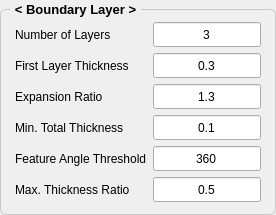
                <widget class="QGroupBox" name="groupBox_15">
                 <property name="enabled">
                  <bool>true</bool>
                 </property>
                 <property name="font">
                  <font>
                   <pointsize>10</pointsize>
                   <bold>true</bold>
                  </font>
                 </property>
                 <property name="styleSheet">
                  <string notr="true">QGroupBox {
    border: 1px solid;
    border-radius: 6;
    margin-top: 9;
    border-color : #c8c8c8;
	padding: 3;   
}
QGroupBox::title {
    subcontrol-origin: margin;
    subcontrol-position: top left;
    left: 10;
    padding: 2 3;
}</string>
                 </property>
                 <property name="title">
                  <string>&lt; Boundary Layer &gt;</string>
                 </property>
                 <property name="checkable">
                  <bool>false</bool>
                 </property>
                 <property name="checked">
                  <bool>false</bool>
                 </property>
                 <layout class="QGridLayout" name="gridLayout_13" columnstretch="1,0">
                  <property name="topMargin">
                   <number>9</number>
                  </property>
                  <property name="bottomMargin">
                   <number>9</number>
                  </property>
                  <item row="2" column="0">
                   <widget class="QLabel" name="label_63">
                    <property name="font">
                     <font>
                      <pointsize>9</pointsize>
                      <bold>false</bold>
                     </font>
                    </property>
                    <property name="text">
                     <string>First Layer Thickness</string>
                    </property>
                   </widget>
                  </item>
                  <item row="4" column="1">
                   <widget class="QLineEdit" name="edit_boundary_layer_4">
                    <property name="sizePolicy">
                     <sizepolicy hsizetype="Expanding" vsizetype="Fixed">
                      <horstretch>0</horstretch>
                      <verstretch>0</verstretch>
                     </sizepolicy>
                    </property>
                    <property name="minimumSize">
                     <size>
                      <width>0</width>
                      <height>25</height>
                     </size>
                    </property>
                    <property name="font">
                     <font>
                      <pointsize>9</pointsize>
                      <bold>false</bold>
                     </font>
                    </property>
                    <property name="text">
                     <string>0.1</string>
                    </property>
                    <property name="alignment">
                     <set>Qt::AlignmentFlag::AlignCenter</set>
                    </property>
                   </widget>
                  </item>
                  <item row="6" column="0">
                   <widget class="QLabel" name="label_62">
                    <property name="font">
                     <font>
                      <pointsize>9</pointsize>
                      <bold>false</bold>
                     </font>
                    </property>
                    <property name="text">
                     <string>Max. Thickness Ratio</string>
                    </property>
                   </widget>
                  </item>
                  <item row="4" column="0">
                   <widget class="QLabel" name="label_60">
                    <property name="font">
                     <font>
                      <pointsize>9</pointsize>
                      <bold>false</bold>
                     </font>
                    </property>
                    <property name="text">
                     <string>Min. Total Thickness</string>
                    </property>
                   </widget>
                  </item>
                  <item row="5" column="0">
                   <widget class="QLabel" name="label_61">
                    <property name="font">
                     <font>
                      <pointsize>9</pointsize>
                      <bold>false</bold>
                     </font>
                    </property>
                    <property name="text">
                     <string>Feature Angle Threshold</string>
                    </property>
                   </widget>
                  </item>
                  <item row="2" column="1">
                   <widget class="QLineEdit" name="edit_boundary_layer_2">
                    <property name="sizePolicy">
                     <sizepolicy hsizetype="Expanding" vsizetype="Fixed">
                      <horstretch>0</horstretch>
                      <verstretch>0</verstretch>
                     </sizepolicy>
                    </property>
                    <property name="minimumSize">
                     <size>
                      <width>0</width>
                      <height>25</height>
                     </size>
                    </property>
                    <property name="font">
                     <font>
                      <pointsize>9</pointsize>
                      <bold>false</bold>
                     </font>
                    </property>
                    <property name="text">
                     <string>0.3</string>
                    </property>
                    <property name="alignment">
                     <set>Qt::AlignmentFlag::AlignCenter</set>
                    </property>
                   </widget>
                  </item>
                  <item row="5" column="1">
                   <widget class="QLineEdit" name="edit_boundary_layer_5">
                    <property name="sizePolicy">
                     <sizepolicy hsizetype="Expanding" vsizetype="Fixed">
                      <horstretch>0</horstretch>
                      <verstretch>0</verstretch>
                     </sizepolicy>
                    </property>
                    <property name="minimumSize">
                     <size>
                      <width>0</width>
                      <height>25</height>
                     </size>
                    </property>
                    <property name="font">
                     <font>
                      <pointsize>9</pointsize>
                      <bold>false</bold>
                     </font>
                    </property>
                    <property name="text">
                     <string>360</string>
                    </property>
                    <property name="alignment">
                     <set>Qt::AlignmentFlag::AlignCenter</set>
                    </property>
                   </widget>
                  </item>
                  <item row="1" column="1">
                   <widget class="QLineEdit" name="edit_boundary_layer_1">
                    <property name="sizePolicy">
                     <sizepolicy hsizetype="Expanding" vsizetype="Fixed">
                      <horstretch>0</horstretch>
                      <verstretch>0</verstretch>
                     </sizepolicy>
                    </property>
                    <property name="minimumSize">
                     <size>
                      <width>0</width>
                      <height>25</height>
                     </size>
                    </property>
                    <property name="font">
                     <font>
                      <pointsize>9</pointsize>
                      <bold>false</bold>
                     </font>
                    </property>
                    <property name="text">
                     <string>3</string>
                    </property>
                    <property name="alignment">
                     <set>Qt::AlignmentFlag::AlignCenter</set>
                    </property>
                   </widget>
                  </item>
                  <item row="3" column="0">
                   <widget class="QLabel" name="label_65">
                    <property name="font">
                     <font>
                      <pointsize>9</pointsize>
                      <bold>false</bold>
                     </font>
                    </property>
                    <property name="text">
                     <string>Expansion Ratio</string>
                    </property>
                   </widget>
                  </item>
                  <item row="3" column="1">
                   <widget class="QLineEdit" name="edit_boundary_layer_3">
                    <property name="sizePolicy">
                     <sizepolicy hsizetype="Expanding" vsizetype="Fixed">
                      <horstretch>0</horstretch>
                      <verstretch>0</verstretch>
                     </sizepolicy>
                    </property>
                    <property name="minimumSize">
                     <size>
                      <width>0</width>
                      <height>25</height>
                     </size>
                    </property>
                    <property name="font">
                     <font>
                      <pointsize>9</pointsize>
                      <bold>false</bold>
                     </font>
                    </property>
                    <property name="text">
                     <string>1.3</string>
                    </property>
                    <property name="alignment">
                     <set>Qt::AlignmentFlag::AlignCenter</set>
                    </property>
                   </widget>
                  </item>
                  <item row="6" column="1">
                   <widget class="QLineEdit" name="edit_boundary_layer_6">
                    <property name="sizePolicy">
                     <sizepolicy hsizetype="Expanding" vsizetype="Fixed">
                      <horstretch>0</horstretch>
                      <verstretch>0</verstretch>
                     </sizepolicy>
                    </property>
                    <property name="minimumSize">
                     <size>
                      <width>0</width>
                      <height>25</height>
                     </size>
                    </property>
                    <property name="font">
                     <font>
                      <pointsize>9</pointsize>
                      <bold>false</bold>
                     </font>
                    </property>
                    <property name="text">
                     <string>0.5</string>
                    </property>
                    <property name="alignment">
                     <set>Qt::AlignmentFlag::AlignCenter</set>
                    </property>
                   </widget>
                  </item>
                  <item row="1" column="0">
                   <widget class="QLabel" name="label_64">
                    <property name="font">
                     <font>
                      <pointsize>9</pointsize>
                      <bold>false</bold>
                     </font>
                    </property>
                    <property name="text">
                     <string>Number of Layers</string>
                    </property>
                   </widget>
                  </item>
                 </layout>
                </widget>
